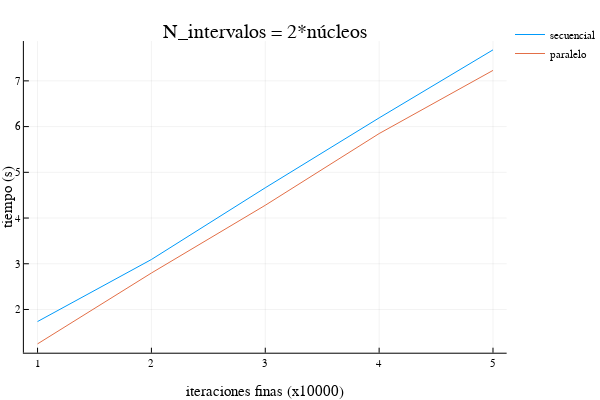

This figure's notebook cell:
### Code cell
plotly()
plot(time_array,  time_32, label = ["secuencial" "paralelo"], title = "N_intervalos = 2*núcleos", xlabel="iteraciones finas (x10000)", ylabel="tiempo (s)")

### Figure 1 — Plotly figure (JSON) as saved in the notebook; plotly's stock layout.template omitted (floating-point values rounded to 4 significant figures)
{"data": [{"colorbar": {"title": ""}, "legendgroup": "secuencial", "line": {"color": "rgba(0, 154, 250, 1.000)", "dash": "solid", "shape": "linear", "width": 1}, "mode": "lines", "name": "secuencial", "showlegend": true, "type": "scatter", "x": [1, 2, 3, 4, 5], "xaxis": "x1", "y": [1.736, 3.093, 4.662, 6.19, 7.678], "yaxis": "y1", "zmax": null, "zmin": null}, {"colorbar": {"title": ""}, "legendgroup": "paralelo", "line": {"color": "rgba(227, 111, 71, 1.000)", "dash": "solid", "shape": "linear", "width": 1}, "mode": "lines", "name": "paralelo", "showlegend": true, "type": "scatter", "x": [1, 2, 3, 4, 5], "xaxis": "x1", "y": [1.247, 2.797, 4.279, 5.847, 7.229], "yaxis": "y1", "zmax": null, "zmin": null}], "layout": {"annotations": [{"font": {"color": "rgba(0, 0, 0, 1.000)", "family": "sans-serif", "size": 20}, "rotation": 0, "showarrow": false, "text": "N_intervalos = 2*núcleos", "x": 0.5201, "xanchor": "center", "xref": "paper", "y": 1, "yanchor": "top", "yref": "paper"}], "height": 400, "legend": {"bgcolor": "rgba(255, 255, 255, 1.000)", "bordercolor": "rgba(0, 0, 0, 1.000)", "font": {"color": "rgba(0, 0, 0, 1.000)", "family": "sans-serif", "size": 11}, "tracegroupgap": 0, "x": 1, "y": 1}, "margin": {"b": 20, "l": 0, "r": 0, "t": 20}, "paper_bgcolor": "rgba(255, 255, 255, 1.000)", "plot_bgcolor": "rgba(255, 255, 255, 1.000)", "showlegend": true, "width": 600, "xaxis": {"anchor": "y1", "domain": [0.04684, 0.9934], "gridcolor": "rgba(0, 0, 0, 0.100)", "gridwidth": 0.5, "linecolor": "rgba(0, 0, 0, 1.000)", "mirror": false, "range": [0.88, 5.12], "showgrid": true, "showline": true, "showticklabels": true, "tickangle": 0, "tickcolor": "rgb(0, 0, 0)", "tickfont": {"color": "rgba(0, 0, 0, 1.000)", "family": "sans-serif", "size": 11}, "tickmode": "array", "ticks": "inside", "ticktext": ["1", "2", "3", "4", "5"], "tickvals": [1, 2, 3, 4, 5], "title": "iteraciones finas (x10000)", "titlefont": {"color": "rgba(0, 0, 0, 1.000)", "family": "sans-serif", "size": 15}, "type": "-", "visible": true, "zeroline": false, "zerolinecolor": "rgba(0, 0, 0, 1.000)"}, "yaxis": {"anchor": "x1", "domain": [0.07581, 0.9415], "gridcolor": "rgba(0, 0, 0, 0.100)", "gridwidth": 0.5, "linecolor": "rgba(0, 0, 0, 1.000)", "mirror": false, "range": [1.054, 7.871], "showgrid": true, "showline": true, "showticklabels": true, "tickangle": 0, "tickcolor": "rgb(0, 0, 0)", "tickfont": {"color": "rgba(0, 0, 0, 1.000)", "family": "sans-serif", "size": 11}, "tickmode": "array", "ticks": "inside", "ticktext": ["2", "3", "4", "5", "6", "7"], "tickvals": [2, 3, 4, 5, 6, 7], "title": "tiempo (s)", "titlefont": {"color": "rgba(0, 0, 0, 1.000)", "family": "sans-serif", "size": 15}, "type": "-", "visible": true, "zeroline": false, "zerolinecolor": "rgba(0, 0, 0, 1.000)"}}}
